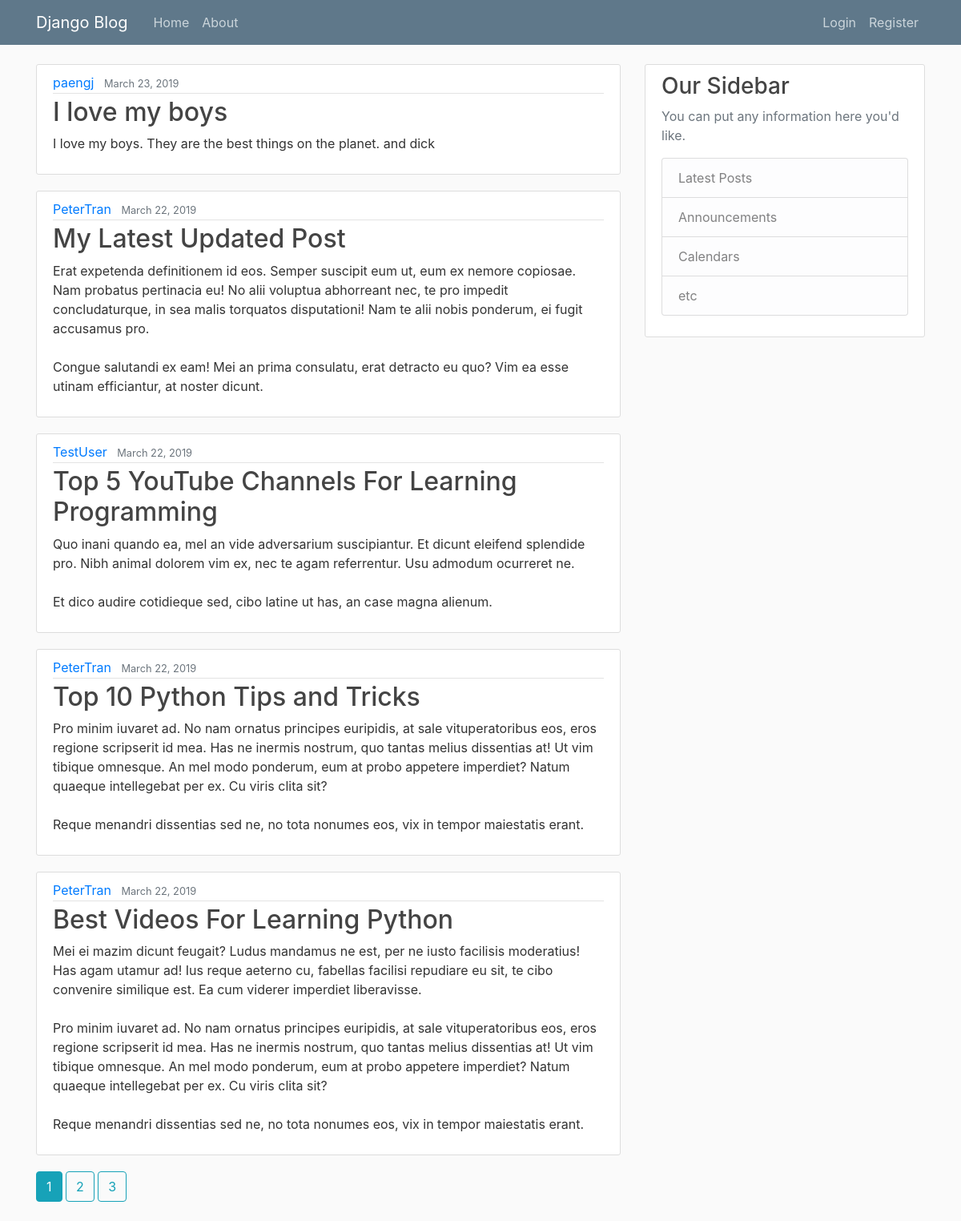
Before: / with the older database file.
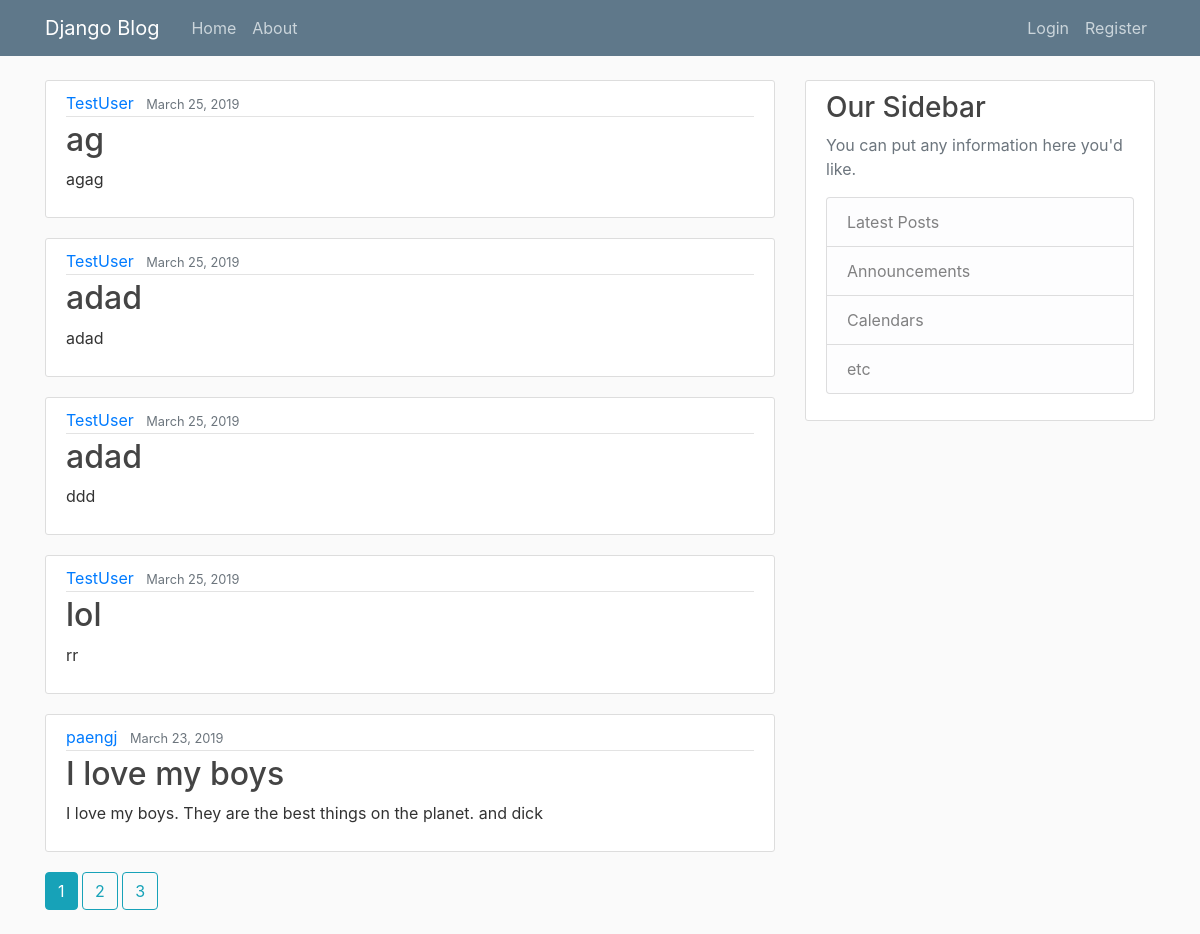
After: the same page with the newer database file.
### blog/models.py (models this page shows, shortened)
class Post(models.Model):
    title = models.CharField(max_length=100)
    content = models.TextField()
    date_posted = models.DateTimeField(default=timezone.now)
    author = models.ForeignKey(User, on_delete=models.CASCADE)

### blog/views.py (the view)
# urls.py: path('', PostListView.as_view(), name='blog-home'),
class PostListView(ListView):
    model = Post
    template_name = 'blog/home.html' # <app>/<model>_<viewtype>.html
    context_object_name = 'posts'
    ordering = ['-date_posted']
    paginate_by = 5

### blog/templates/blog/home.html (shortened to what this page needs)
{% extends "blog/base.html" %}
{% block content %}
    {% for post in posts %}
    <article class="media content-section">
        <div class="media-body">
            <div class="article-metadata">
            <a class="mr-2" href="#">{{ post.author }}</a>
            <small class="text-muted">{{ post.date_posted | date:"F d, Y" }}</small>
            </div>
            <h2><a class="article-title" href="{% url 'post-detail' post.id %}">{{ post.title }}</a></h2>
            <p class="article-content">{{ post.content }}</p>
        </div>
    </article>
    {% endfor %}
    {% if is_paginated %}
        {% for num in page_obj.paginator.page_range %}
            {% if page_obj.number == num %}
                <a class="btn btn-info mb-4" href="?page={{ num }}">{{ num }}</a>
            {% elif num > page_obj.number|add:'-3' and num < page_obj.number|add:'3' %}
                <a class="btn btn-outline-info mb-4" href="?page={{ num }}">{{ num }}</a>
            {% endif %}
        {% endfor %}
    {% endif %}
{% endblock content %}

Changed rows visible on the page:
no longer on this page (row unchanged): Post: author "PeterTran", date_posted "March 22, 2019", title "My Latest Updated Post", content "Erat expetenda definitionem id eos. Semper suscipit eum ut, eum ex nemore copiosae. Nam probatus pertinacia eu! No alii voluptua abhorreant nec, te pro impedit concludaturque, in sea malis torquatos disputationi! Nam te alii nobis ponderum, ei fugit accusamus pro. Congue salutandi ex eam! Mei an prima consulatu, erat detracto eu quo? Vim ea esse utinam efficiantur, at noster dicunt."
no longer on this page (row unchanged): Post: author "TestUser", date_posted "March 22, 2019", title "Top 5 YouTube Channels For Learning Programming", content "Quo inani quando ea, mel an vide adversarium suscipiantur. Et dicunt eleifend splendide pro. Nibh animal dolorem vim ex, nec te agam referrentur. Usu admodum ocurreret ne. Et dico audire cotidieque sed, cibo latine ut has, an case magna alienum."
no longer on this page (row unchanged): Post: author "PeterTran", date_posted "March 22, 2019", title "Top 10 Python Tips and Tricks", content "Pro minim iuvaret ad. No nam ornatus principes euripidis, at sale vituperatoribus eos, eros regione scripserit id mea. Has ne inermis nostrum, quo tantas melius dissentias at! Ut vim tibique omnesque. An mel modo ponderum, eum at probo appetere imperdiet? Natum quaeque intellegebat per ex. Cu viris clita sit? Reque menandri dissentias sed ne, no tota nonumes eos, vix in tempor maiestatis erant."
no longer on this page (row unchanged): Post: author "PeterTran", date_posted "March 22, 2019", title "Best Videos For Learning Python", content "Mei ei mazim dicunt feugait? Ludus mandamus ne est, per ne iusto facilisis moderatius! Has agam utamur ad! Ius reque aeterno cu, fabellas facilisi repudiare eu sit, te cibo convenire similique est. Ea cum viderer imperdiet liberavisse. Pro minim iuvaret ad. No nam ornatus principes euripidis, at sale vituperatoribus eos, eros regione scripserit id mea. Has ne inermis nostrum, quo tantas melius dissentias at! Ut vim tibique omnesque. An mel modo ponderum, eum at probo appetere imperdiet? Natum quaeque intellegebat per ex. Cu viris clita sit? Reque menandri dissentias sed ne, no tota nonumes eos, vix in tempor maiestatis erant."
added Post: author "TestUser", date_posted "March 25, 2019", title "ag", content "agag"
added Post: author "TestUser", date_posted "March 25, 2019", title "adad", content "adad"
added Post: author "TestUser", date_posted "March 25, 2019", title "adad", content "ddd"
added Post: author "TestUser", date_posted "March 25, 2019", title "lol", content "rr"
